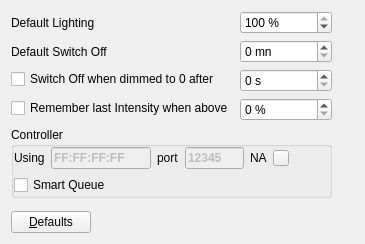
<?xml version="1.0" encoding="UTF-8"?>
<ui version="4.0">
 <class>ConfigSettings</class>
 <widget class="QWidget" name="ConfigSettings">
  <property name="geometry">
   <rect>
    <x>0</x>
    <y>0</y>
    <width>365</width>
    <height>244</height>
   </rect>
  </property>
  <property name="windowTitle">
   <string>X10 Settings</string>
  </property>
  <layout class="QHBoxLayout" name="horizontalLayout">
   <item>
    <layout class="QVBoxLayout" name="verticalLayout">
     <item>
      <layout class="QFormLayout" name="formLayout">
       <property name="fieldGrowthPolicy">
        <enum>QFormLayout::AllNonFixedFieldsGrow</enum>
       </property>
       <item row="1" column="0">
        <widget class="QLabel" name="label_DefaultLighting">
         <property name="text">
          <string>Default Lighting</string>
         </property>
        </widget>
       </item>
       <item row="1" column="1">
        <widget class="QSpinBox" name="spinBoxDefaultLighting">
         <property name="toolTip">
          <string>Default Intensity for device when powered on (Used in new Nodes)</string>
         </property>
         <property name="suffix">
          <string> %</string>
         </property>
         <property name="maximum">
          <number>100</number>
         </property>
         <property name="value">
          <number>100</number>
         </property>
        </widget>
       </item>
       <item row="2" column="0">
        <widget class="QLabel" name="label_DefaultSwitchOffPeriod">
         <property name="text">
          <string>Default Switch Off</string>
         </property>
        </widget>
       </item>
       <item row="2" column="1">
        <widget class="QSpinBox" name="spinBoxDefaultSwitchOffPeriod">
         <property name="toolTip">
          <string>Default Switch Off period for devices upon any intensity change (Used in new Nodes)</string>
         </property>
         <property name="suffix">
          <string> mn</string>
         </property>
         <property name="prefix">
          <string/>
         </property>
         <property name="maximum">
          <number>1440</number>
         </property>
        </widget>
       </item>
       <item row="3" column="0">
        <widget class="QCheckBox" name="checkBoxSwitchOffWhenDimmedTo0">
         <property name="toolTip">
          <string>When selected, light will be switched off when intensity reaches 0, after a period of time.</string>
         </property>
         <property name="text">
          <string>Switch Off when dimmed to 0 after</string>
         </property>
        </widget>
       </item>
       <item row="3" column="1">
        <widget class="QSpinBox" name="spinBoxSwitchOffWhenDimmedTo0">
         <property name="toolTip">
          <string>Time to wait to switch off when intensity reaches 0.</string>
         </property>
         <property name="suffix">
          <string> s</string>
         </property>
         <property name="prefix">
          <string/>
         </property>
         <property name="maximum">
          <number>102</number>
         </property>
        </widget>
       </item>
       <item row="4" column="0">
        <widget class="QCheckBox" name="checkBoxRememberLastIntensity">
         <property name="toolTip">
          <string>When selected, device will come back to last intensity, if intensity level is above a certain point (not to lit lights at lowest level)</string>
         </property>
         <property name="text">
          <string>Remember last Intensity when above</string>
         </property>
        </widget>
       </item>
       <item row="4" column="1">
        <widget class="QSpinBox" name="spinBoxRememberLastIntensity">
         <property name="toolTip">
          <string>If previous intensity of device is below that level, number indicated here will be used (e.g. to fix minimum default light intensity to 30%)</string>
         </property>
         <property name="suffix">
          <string> %</string>
         </property>
        </widget>
       </item>
      </layout>
     </item>
     <item>
      <widget class="QGroupBox" name="groupBoxController">
       <property name="title">
        <string>Controller</string>
       </property>
       <layout class="QVBoxLayout" name="verticalLayout_2">
        <property name="margin">
         <number>0</number>
        </property>
        <item>
         <layout class="QHBoxLayout" name="horizontalLayout_controller" stretch="0,2,0,1,0,0,0">
          <item>
           <widget class="QLabel" name="labelUsing">
            <property name="text">
             <string>Using</string>
            </property>
           </widget>
          </item>
          <item>
           <widget class="QLineEdit" name="lineEditControllerIP">
            <property name="enabled">
             <bool>false</bool>
            </property>
            <property name="maximumSize">
             <size>
              <width>100</width>
              <height>16777215</height>
             </size>
            </property>
            <property name="font">
             <font>
              <weight>75</weight>
              <bold>true</bold>
             </font>
            </property>
            <property name="text">
             <string>FF:FF:FF:FF</string>
            </property>
            <property name="readOnly">
             <bool>true</bool>
            </property>
           </widget>
          </item>
          <item>
           <widget class="QLabel" name="labelPort">
            <property name="text">
             <string>port</string>
            </property>
           </widget>
          </item>
          <item>
           <widget class="QLineEdit" name="lineEditControllerPort">
            <property name="enabled">
             <bool>false</bool>
            </property>
            <property name="maximumSize">
             <size>
              <width>70</width>
              <height>16777215</height>
             </size>
            </property>
            <property name="font">
             <font>
              <weight>75</weight>
              <bold>true</bold>
             </font>
            </property>
            <property name="text">
             <string>12345</string>
            </property>
            <property name="readOnly">
             <bool>true</bool>
            </property>
           </widget>
          </item>
          <item>
           <widget class="QLabel" name="label_ControllerStatus">
            <property name="enabled">
             <bool>true</bool>
            </property>
            <property name="text">
             <string>NA</string>
            </property>
           </widget>
          </item>
          <item>
           <widget class="QPushButton" name="pushButtonReload">
            <property name="maximumSize">
             <size>
              <width>16</width>
              <height>16</height>
             </size>
            </property>
            <property name="text">
             <string/>
            </property>
            <property name="icon">
             <iconset theme="view-refresh"/>
            </property>
           </widget>
          </item>
          <item>
           <spacer name="horizontalSpacer_3">
            <property name="orientation">
             <enum>Qt::Horizontal</enum>
            </property>
            <property name="sizeHint" stdset="0">
             <size>
              <width>40</width>
              <height>20</height>
             </size>
            </property>
           </spacer>
          </item>
         </layout>
        </item>
        <item>
         <widget class="QCheckBox" name="checkBoxUseSmartQueue">
          <property name="toolTip">
           <string>Use a smart queue to reach fastest desired intensity (else commands are queued up)</string>
          </property>
          <property name="text">
           <string>Smart Queue</string>
          </property>
         </widget>
        </item>
       </layout>
      </widget>
     </item>
     <item>
      <spacer name="verticalSpacer">
       <property name="orientation">
        <enum>Qt::Vertical</enum>
       </property>
       <property name="sizeHint" stdset="0">
        <size>
         <width>17</width>
         <height>18</height>
        </size>
       </property>
      </spacer>
     </item>
     <item>
      <layout class="QHBoxLayout" name="horizontalLayout_buttons">
       <item>
        <widget class="QPushButton" name="pushButtonDefaults">
         <property name="toolTip">
          <string>Restore Defaults</string>
         </property>
         <property name="text">
          <string>&amp;Defaults</string>
         </property>
         <property name="default">
          <bool>false</bool>
         </property>
         <property name="flat">
          <bool>false</bool>
         </property>
        </widget>
       </item>
       <item>
        <spacer name="horizontalSpacer">
         <property name="orientation">
          <enum>Qt::Horizontal</enum>
         </property>
         <property name="sizeHint" stdset="0">
          <size>
           <width>40</width>
           <height>20</height>
          </size>
         </property>
        </spacer>
       </item>
      </layout>
     </item>
    </layout>
   </item>
   <item>
    <spacer name="horizontalSpacer_2">
     <property name="orientation">
      <enum>Qt::Horizontal</enum>
     </property>
     <property name="sizeHint" stdset="0">
      <size>
       <width>33</width>
       <height>20</height>
      </size>
     </property>
    </spacer>
   </item>
  </layout>
 </widget>
 <tabstops>
  <tabstop>spinBoxDefaultLighting</tabstop>
  <tabstop>spinBoxDefaultSwitchOffPeriod</tabstop>
  <tabstop>checkBoxSwitchOffWhenDimmedTo0</tabstop>
  <tabstop>spinBoxSwitchOffWhenDimmedTo0</tabstop>
  <tabstop>checkBoxRememberLastIntensity</tabstop>
  <tabstop>spinBoxRememberLastIntensity</tabstop>
  <tabstop>pushButtonDefaults</tabstop>
 </tabstops>
 <resources/>
 <connections/>
</ui>
